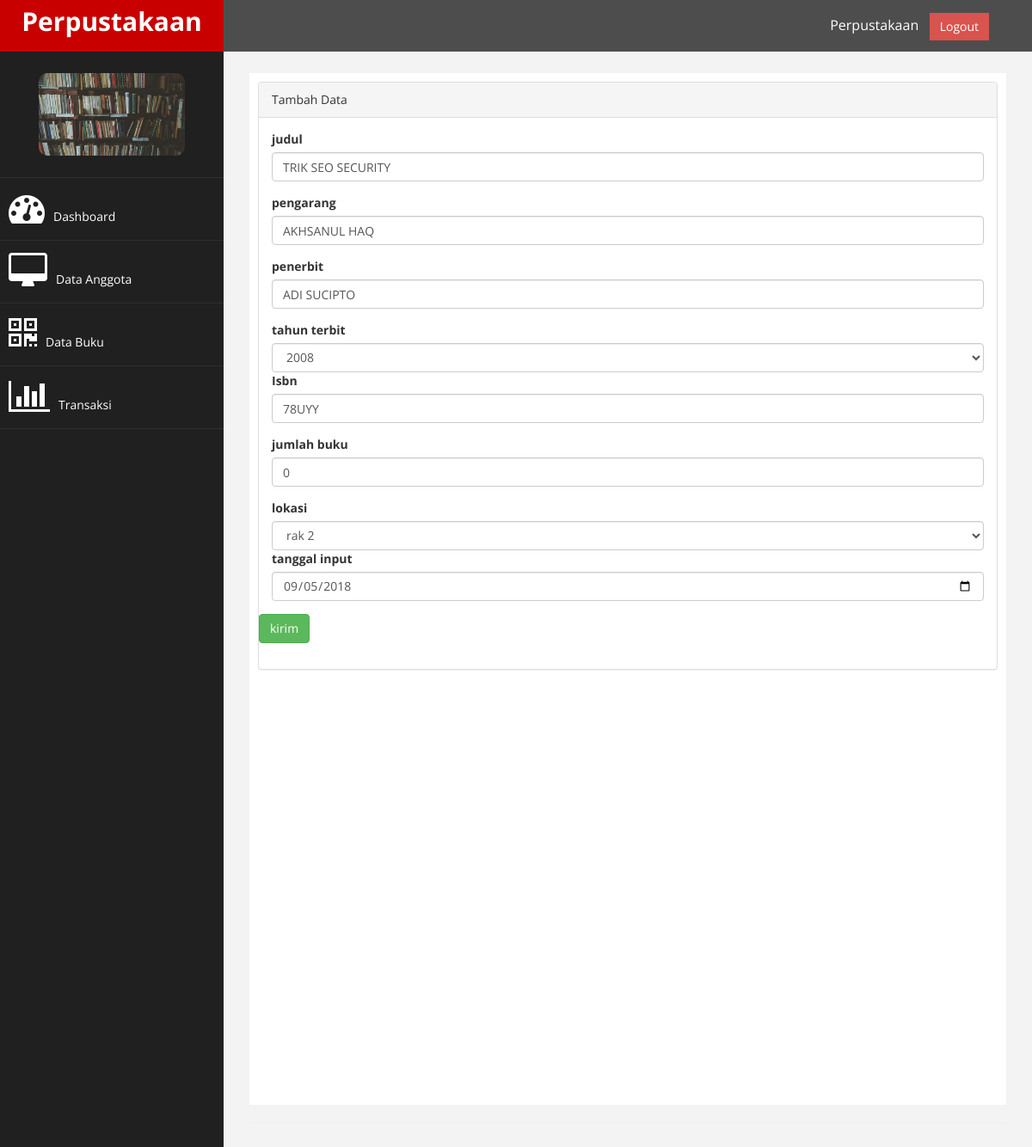
/index.php?page=buku&aksi=ubah&id=4 (signed in), run on the app's committed database.
### tables this page shows
CREATE TABLE `tb_buku` (
  `id` int(9) NOT NULL,
  `judul` varchar(200) NOT NULL,
  `pengarang` varchar(100) NOT NULL,
  `Penerbit` varchar(100) NOT NULL,
  `tahun_terbit` varchar(4) NOT NULL,
  `isbn` varchar(25) NOT NULL,
  `jumlah_buku` int(3) NOT NULL,
  `lokasi` enum('rak1','rak2','rak3') NOT NULL,
  `tgl_input` date NOT NULL,
  `img` varchar(50) NOT NULL,
  `seluruh_buku` varchar(250) NOT NULL
);

### page/buku/ubah.php (the view, shortened to what this page needs)
<?php
$id = $_GET['id'];
$sql = $koneksi->query("select * from tb_buku where id='$id'");
    $tampil = $sql->fetch_assoc();
    $tahun2 = $tampil['tahun_terbit'];
    $lokasi = $tampil['lokasi'];
?>
<div class="panel panel-default">
<div class="panel-heading">
    Tambah Data
</div>
<div class="panel-body">
                            <div class="row">
                                <div class="col-md-12">
                                    <form method="POST">
                                        <div class="form-group">
                                            <label>judul</label>
                                            <input class="form-control" name="judul" value="<?php echo $tampil['judul'];?>" />
                                        </div>
                                        <div class="form-group">
                                            <label>pengarang</label>
                                            <input class="form-control" name="pengarang" value="<?php echo $tampil['pengarang'];?>" />
                                        </div>
                                         <div class="form-group">
                                            <label>penerbit</label>
                                            <input class="form-control" name="penerbit" value="<?php echo $tampil['Penerbit'];?>" />
                                        </div>
                                         <div class="form-group">
                                            <label>tahun terbit</label>
                                            <select class="form-control" name="tahun">
                                                <?php
                                                $tahun = date("Y");
                                                for ($i=$tahun-29; $i <= $tahun; $i++){
                                                    if ($i == $tahun2 ){
                                                    echo'<option value="'.$i.'" selected>'.$i.'</option>';
                                                    }else{
                                                        echo'<option value="'.$i.'">'.$i.'</option>';
                                                    }
                                                }
                                                ?>
                                            </select>
                                             <div class="form-group">
                                            <label>Isbn</label>
                                            <input class="form-control" name="isbn"  value="<?php echo $tampil['isbn'];?>"/>
                                        </div>
                                         <div class="form-group">
                                            <label>jumlah buku</label>
                                            <input class="form-control" type="number" name="jumlah"  value="<?php echo $tampil['jumlah_buku'];?>" />
                                        </div>
                                        <div class="form-group">
                                            <label>lokasi</label>
                                            <select class="form-control" name = "lokasi">
                                                <option value="rak2" <?php if ($lokasi=='rak2') {echo "selected";}?>>rak 2</option>
                                            </select>
                                            <div class="form-group">
                                            <label>tanggal input</label>
                                            <input class="form-control" name="tanggal" type ="date" value="<?php echo $tampil['tgl_input'];?>" />
                                        </div>
                                        </div>
                                        </div>
                                        </div>
                                        <div class="form-group">
                                            <input type="submit" value="kirim" name='kirim' class="btn btn-success">
                                        </div>
                                    </div>
                            </div>
</div>
</div>

### assets/css/custom.css (style rules this page uses)
body { font-family: 'Open Sans', sans-serif; }

### data on the page
tb_buku: judul "TRIK SEO SECURITY", pengarang "AKHSANUL HAQ", penerbit "ADI SUCIPTO", tahun "2008", isbn "78UYY", jumlah "0", lokasi "rak 2", tanggal "09/05/2018"
